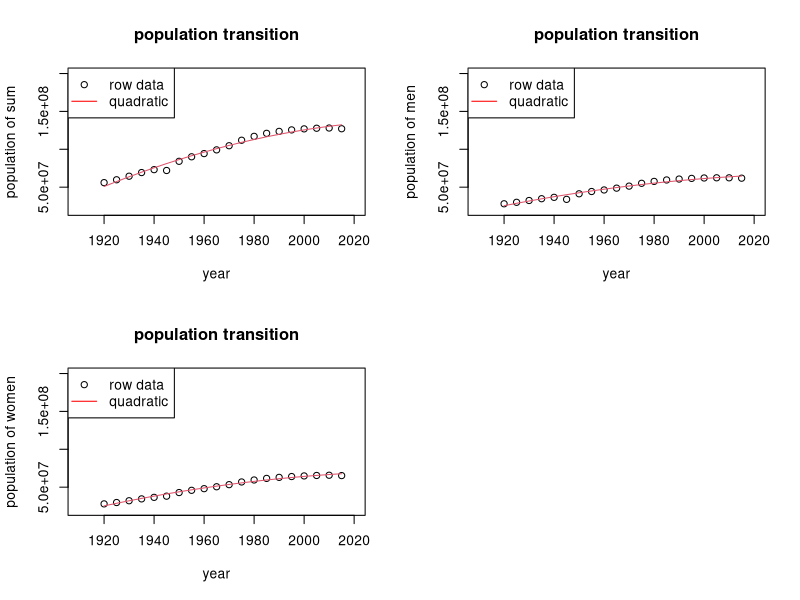

Write the R code that produced this figure.
# データファイルの読み込み
data = read.csv("c01.csv", header = TRUE, fileEncoding = "utf-8")

# データ抽出
data = data[, c("都道府県名", "西暦年", "人口総数", "人口男", "人口女")]
data = data[data$都道府県名 == "全国", ]
x = data$"西暦年"
# 文字列型から整数型へ変換
y1 = as.integer(data$"人口総数")
y2 = as.integer(data$"人口男")
y3 = as.integer(data$"人口女")
# 標準化
#x = scale(x)
#y1 = scale(y1)
#y2 = scale(y2)
#y3 = scale(y3)

# 多項式関数で非線形近似
result1 = nls(y1~a*x^2+b*x+c, start=c(a=-1,b=1,c=1))
result2 = nls(y2~a*x^2+b*x+c, start=c(a=-1,b=1,c=1))
result3 = nls(y3~a*x^2+b*x+c, start=c(a=-1,b=1,c=1))
print(summary(result1))
print(summary(result2))
print(summary(result3))

# データプロット
par(mfrow = c(2, 2))
# 左上
plot(data[,c("西暦年")], data[,c("人口総数")], type="p", col=1, lty=1, xlab="year", ylab="population of sum", xlim=c(1910, 2020), ylim=c(2e7, 2e8), main="population transition")
lines(data[,c("西暦年")], fitted(result1), col=2)
legend("topleft", legend=c("row data", "quadratic"), pch=c(1,-1), lty=c(0,1), col=c("black", "red"))
# 右上
plot(data[,c("西暦年")], data[,c("人口男")], type="p", col=1, lty=1, xlab="year", ylab="population of men", xlim=c(1910, 2020), ylim=c(2e7, 2e8), main="population transition")
lines(data[,c("西暦年")], fitted(result2), col=2)
legend("topleft", legend=c("row data", "quadratic"), pch=c(1,-1), lty=c(0,1), col=c("black", "red"))
# 左下
plot(data[,c("西暦年")], data[,c("人口女")], type="p", col=1, lty=1, xlab="year", ylab="population of women", xlim=c(1910, 2020), ylim=c(2e7, 2e8), main="population transition")
lines(data[,c("西暦年")], fitted(result3), col=2)
legend("topleft", legend=c("row data", "quadratic"), pch=c(1,-1), lty=c(0,1), col=c("black", "red"))